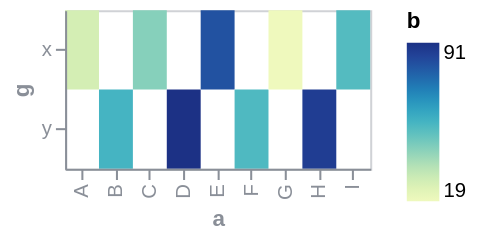

The specification (Vega-Lite) saved for this image:
### Vega specification from a JSON file in a GitHub repository (floating-point values rounded to 4 significant figures)
{"$schema": "https://vega.github.io/schema/vega/v6.json", "background": null, "padding": 5, "width": 150, "height": 78, "style": "cell", "data": [{"name": "source_0", "values": [{"a": "A", "b": 28, "c": 5, "g": "x"}, {"a": "B", "b": 55, "c": 9, "g": "y"}, {"a": "C", "b": 43, "c": 2, "g": "x"}, {"a": "D", "b": 91, "c": 7, "g": "y"}, {"a": "E", "b": 81, "c": 4, "g": "x"}, {"a": "F", "b": 53, "c": 6, "g": "y"}, {"a": "G", "b": 19, "c": 8, "g": "x"}, {"a": "H", "b": 87, "c": 1, "g": "y"}, {"a": "I", "b": 52, "c": 3, "g": "x"}]}, {"name": "data_0", "source": "source_0", "transform": [{"type": "filter", "expr": "isValid(datum[\"b\"]) && isFinite(+datum[\"b\"])"}]}], "marks": [{"name": "marks", "type": "rect", "style": ["rect"], "from": {"data": "data_0"}, "encode": {"update": {"fill": {"scale": "color", "field": "b"}, "description": {"signal": "\"a: \" + (isValid(datum[\"a\"]) ? isArray(datum[\"a\"]) ? join(datum[\"a\"], ' ') : datum[\"a\"] : \"\"+datum[\"a\"]) + \"; g: \" + (isValid(datum[\"g\"]) ? isArray(datum[\"g\"]) ? join(datum[\"g\"], ' ') : datum[\"g\"] : \"\"+datum[\"g\"]) + \"; b: \" + (format(datum[\"b\"], \"\"))"}, "x": {"scale": "x", "field": "a"}, "width": {"signal": "max(0.25, bandwidth('x'))"}, "y": {"scale": "y", "field": "g"}, "height": {"signal": "max(0.25, bandwidth('y'))"}}}}], "scales": [{"name": "x", "type": "band", "domain": {"data": "data_0", "field": "a", "sort": true}, "range": [0, {"signal": "width"}], "paddingInner": 0, "paddingOuter": 0}, {"name": "y", "type": "band", "domain": {"data": "data_0", "field": "g", "sort": true}, "range": [0, {"signal": "height"}], "paddingInner": 0, "paddingOuter": 0}, {"name": "color", "type": "linear", "domain": {"data": "data_0", "field": "b"}, "range": "heatmap", "interpolate": "hcl", "zero": false}], "axes": [{"scale": "x", "orient": "bottom", "grid": false, "title": "a", "labelAlign": "right", "labelAngle": 270, "labelBaseline": "middle", "zindex": 1}, {"scale": "y", "orient": "left", "grid": false, "title": "g", "zindex": 1}], "legends": [{"fill": "color", "gradientLength": {"signal": "clamp(height, 64, 200)"}, "title": "b"}], "config": {"axis": {"labelColor": "#8a8f98", "titleColor": "#8a8f98", "domainColor": "#8a8f98", "tickColor": "#8a8f98", "gridColor": "#8a8f98", "gridOpacity": 0.25}, "style": {"cell": {"stroke": "#8a8f98", "strokeOpacity": 0.4}}}}
